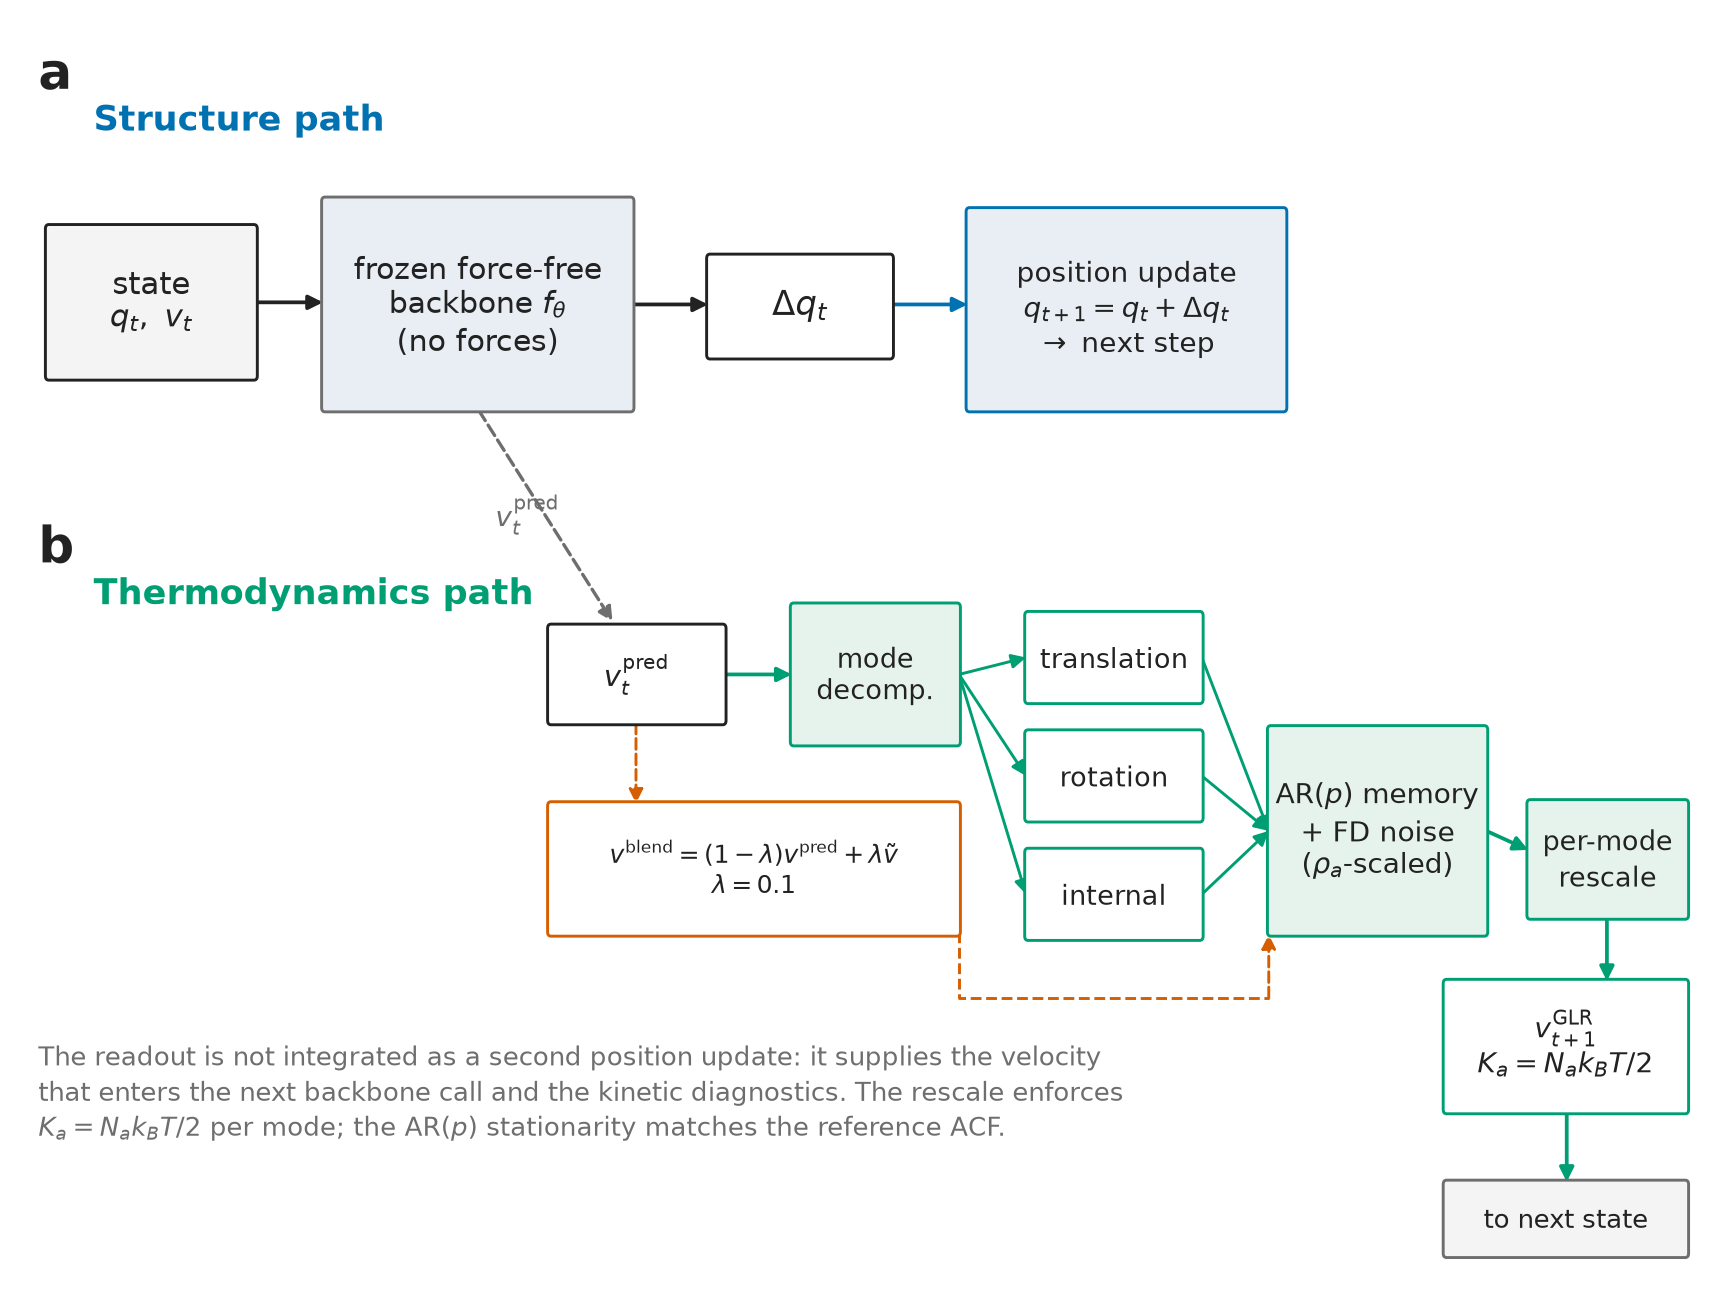

Source code (Python):
"""Figure 2 — GLR architecture schematic (no data).

Two separated paths:
  a  structure:  frozen backbone -> displacement -> next position
  b  thermodynamics: mode decomposition -> AR(p) memory + FD noise -> variance rescale -> velocity
"""
from __future__ import annotations

from pathlib import Path

import matplotlib as mpl
import matplotlib.pyplot as plt
from matplotlib.patches import FancyArrowPatch, FancyBboxPatch

OUT = Path('/data2/wyd/research/foundation_mlip_adaptation/paper/figures')
OUT.mkdir(parents=True, exist_ok=True)

INK = '#222222'
GREY = '#6E6E6E'
BLUE = '#0072B2'
GREEN = '#009E73'
ORANGE = '#D55E00'
FILL_BACKBONE = '#E8EEF4'
FILL_READOUT = '#E6F2EC'
FILL_STATE = '#F4F4F4'


def box(ax, x, y, w, h, text, facecolor='white', edgecolor=INK, fontsize=7.2,
        lw=0.7, weight='normal', textcolor=INK, rounding=0.02):
    patch = FancyBboxPatch((x, y), w, h, boxstyle=f'round,pad=0.008,rounding_size={rounding}',
                           facecolor=facecolor, edgecolor=edgecolor, linewidth=lw,
                           zorder=2)
    ax.add_patch(patch)
    ax.text(x + w / 2, y + h / 2, text, ha='center', va='center', fontsize=fontsize,
            color=textcolor, weight=weight, zorder=3, linespacing=1.25)
    return patch


def arrow(ax, start, end, color=INK, lw=0.9, style='-|>', rad=0.0, ls='-'):
    ax.add_patch(FancyArrowPatch(start, end, arrowstyle=style, mutation_scale=7,
                                 linewidth=lw, color=color,
                                 connectionstyle=f'arc3,rad={rad}',
                                 linestyle=ls, zorder=1, shrinkA=0, shrinkB=0))


def main():
    mpl.rcParams.update({'font.family': 'DejaVu Sans', 'pdf.fonttype': 42})
    fig, ax = plt.subplots(figsize=(7.2, 5.4))
    ax.set_xlim(0, 10)
    ax.set_ylim(0, 5.9)
    ax.axis('off')

    # ================================================================ a: structure
    ax.text(0.05, 5.62, 'a', fontsize=12, weight='bold', color=INK)
    ax.text(0.38, 5.55, 'Structure path', fontsize=8.4, color=BLUE, va='top', weight='bold')

    box(ax, 0.10, 4.25, 1.25, 0.72, 'state\n$q_t,\\ v_t$', facecolor=FILL_STATE, fontsize=7.4)
    box(ax, 1.75, 4.10, 1.85, 1.00,
        'frozen force-free\nbackbone $f_\\theta$\n(no forces)',
        facecolor=FILL_BACKBONE, edgecolor=GREY, fontsize=7.1)
    box(ax, 4.05, 4.35, 1.10, 0.48, '$\\Delta q_t$', facecolor='white', fontsize=8.2)
    box(ax, 5.60, 4.10, 1.90, 0.95,
        'position update\n$q_{t+1}=q_t+\\Delta q_t$\n$\\rightarrow$ next step',
        facecolor=FILL_BACKBONE, edgecolor=BLUE, fontsize=6.8)

    arrow(ax, (1.35, 4.61), (1.75, 4.61))
    arrow(ax, (3.60, 4.60), (4.05, 4.60))
    arrow(ax, (5.15, 4.60), (5.60, 4.60), color=BLUE)

    # ================================================================ b: thermodynamics
    ax.text(0.05, 3.38, 'b', fontsize=12, weight='bold', color=INK)
    ax.text(0.38, 3.31, 'Thermodynamics path', fontsize=8.4, color=GREEN, va='top',
            weight='bold')

    # dashed link from backbone to the readout branch
    arrow(ax, (2.68, 4.10), (3.48, 3.10), color=GREY, lw=0.8, ls='--')
    ax.text(2.78, 3.55, '$v_t^{\\mathrm{pred}}$', fontsize=6.8, color=GREY)

    box(ax, 3.10, 2.62, 1.05, 0.46, '$v^{\\mathrm{pred}}_t$', facecolor='white', fontsize=7.0)
    box(ax, 4.55, 2.52, 1.00, 0.66, 'mode\ndecomp.', facecolor=FILL_READOUT,
        edgecolor=GREEN, fontsize=6.6)
    arrow(ax, (4.15, 2.85), (4.55, 2.85), color=GREEN)

    modes = [('translation', 2.72), ('rotation', 2.16), ('internal', 1.60)]
    for label, y in modes:
        box(ax, 5.95, y, 1.05, 0.42, label, facecolor='white', edgecolor=GREEN, fontsize=6.4)
        arrow(ax, (5.55, 2.85), (5.95, y + 0.21), color=GREEN, lw=0.7)

    box(ax, 7.40, 1.62, 1.30, 0.98,
        'AR($p$) memory\n+ FD noise\n($\\rho_a$-scaled)',
        facecolor=FILL_READOUT, edgecolor=GREEN, fontsize=6.7)
    for _, y in modes:
        arrow(ax, (7.00, y + 0.21), (7.40, 2.11), color=GREEN, lw=0.7)

    box(ax, 8.95, 1.70, 0.95, 0.55, 'per-mode\nrescale', facecolor=FILL_READOUT,
        edgecolor=GREEN, fontsize=6.4)
    arrow(ax, (8.70, 2.11), (8.95, 2.02), color=GREEN)

    box(ax, 8.45, 0.78, 1.45, 0.62,
        '$v_{t+1}^{\\mathrm{GLR}}$\n$K_a=N_a k_BT/2$', facecolor='white',
        edgecolor=GREEN, fontsize=6.8)
    arrow(ax, (9.42, 1.70), (9.42, 1.40), color=GREEN)
    arrow(ax, (9.18, 0.78), (9.18, 0.45), color=GREEN)
    box(ax, 8.45, 0.10, 1.45, 0.35, 'to next state', facecolor=FILL_STATE,
        edgecolor=GREY, fontsize=6.3)

    # blend annotation
    box(ax, 3.10, 1.62, 2.45, 0.62,
        '$v^{\\mathrm{blend}}=(1-\\lambda)v^{\\mathrm{pred}}+\\lambda\\tilde v$\n'
        '$\\lambda=0.1$',
        facecolor='white', edgecolor=ORANGE, fontsize=5.9)
    arrow(ax, (3.62, 2.62), (3.62, 2.24), color=ORANGE, lw=0.7, ls='--')
    ax.plot([5.55, 5.55, 7.40], [1.78, 1.32, 1.32], color=ORANGE, lw=0.7, ls='--',
            zorder=1)
    arrow(ax, (7.40, 1.32), (7.40, 1.62), color=ORANGE, lw=0.7, ls='--')

    # what is guaranteed
    ax.text(0.05, 1.12,
            'The readout is not integrated as a second position update: it supplies the velocity\n'
            'that enters the next backbone call and the kinetic diagnostics. The rescale enforces\n'
            '$K_a=N_a k_BT/2$ per mode; the AR($p$) stationarity matches the reference ACF.',
            fontsize=6.3, color=GREY, va='top', linespacing=1.35)

    fig.savefig(OUT / 'fig2_architecture.pdf', bbox_inches='tight')
    fig.savefig(OUT / 'fig2_architecture.png', dpi=300, bbox_inches='tight')
    print(OUT / 'fig2_architecture.pdf')


if __name__ == '__main__':
    main()
